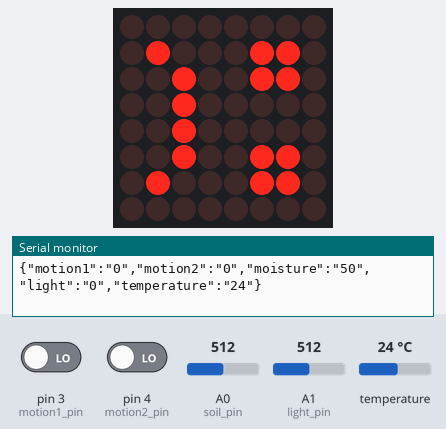
Simulated run of this sketch. Board: Arduino Uno, built with avr-gcc and run on an emulated ATmega328P. On the bench: 8×8 LED matrix, the last lines printed to the serial monitor. Inputs (shaded band) come from the test bench; at power-on: temperature 24 °C, A0 (soil_pin) = 512, pin 3 (motion1_pin) LOW, pin 4 (motion2_pin) LOW, A1 (light_pin) = 512.

Above: at 1.8 s.
1.9 s: temperature set to 15.8 °C
4.3 s: temperature set to 14.1 °C
At 6.3 s:
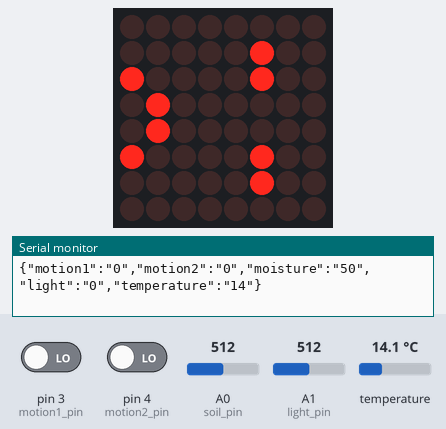
6.6 s: temperature set to 19 °C
At 8.0 s:
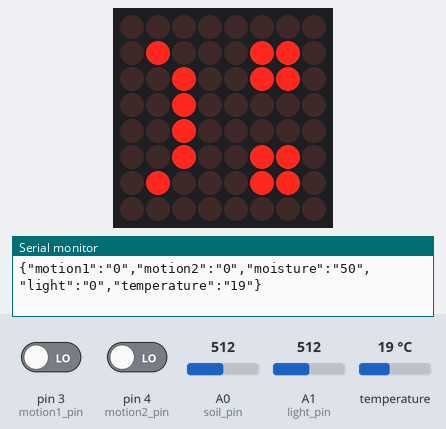
8.7 s: A0 (soil_pin) set to 263
11.5 s: A0 (soil_pin) set to 237
At 13.9 s:
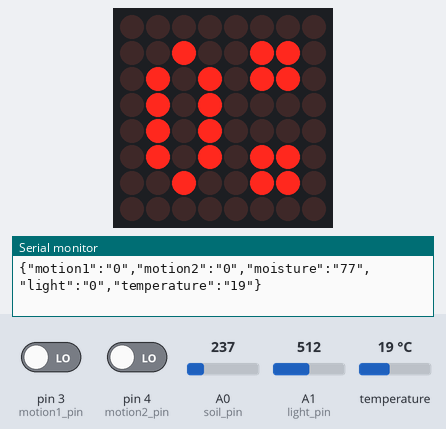
14.9 s: A0 (soil_pin) set to 306
At 17.2 s:
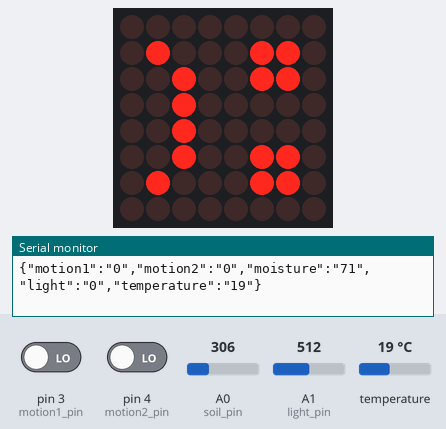
Timing chart, 0 to 18.7 s (numbered marks = the images above; inputs shaded):
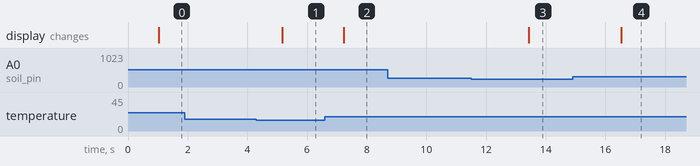

The sketch:

sensor_read.ino
```cpp
  // Characters

  byte happy[8]={
    B00000000,
    B00100110,
    B01000110,
    B01000000,
    B01000000,
    B01000110,
    B00100110,
    B00000000
  };

  byte happyL[8]={
    B00000000,
    B00100110,
    B01000000,
    B01000000,
    B01000000,
    B01000110,
    B00100000,
    B00000000
  };

  byte happyR[8]={
    B00000000,
    B00100000,
    B01000110,
    B01000000,
    B01000000,
    B01000000,
    B00100110,
    B00000000
  };

  byte sad[8]={
    B00000000,
    B01000110,
    B00100110,
    B00100000,
    B00100000,
    B00100110,
    B01000110,
    B00000000
  };

  byte sadL[8]={
    B00000000,
    B01000110,
    B00100000,
    B00100000,
    B00100000,
    B00100110,
    B01000000,
    B00000000
  };

  byte sadR[8]={
    B00000000,
    B01000000,
    B00100110,
    B00100000,
    B00100000,
    B00100000,
    B01000110,
    B00000000
  };

  byte over[8]={
    B00000000,
    B00100110,
    B01010110,
    B01010000,
    B01010000,
    B01010110,
    B00100110,
    B00000000
  };

  byte dying[8]={
    B00000000,
    B00000100,
    B10000100,
    B01000000,
    B01000000,
    B10000100,
    B00000100,
    B00000000
  };

#include <OneWire.h>
OneWire  ds(2);
float fahrenheit, celsius;

void calculateTemp(){
  byte i;
  byte present = 0;
  byte type_s;
  byte data[12];
  byte addr[8];

  if ( !ds.search(addr)) {
    ds.reset_search();
    delay(1000);
    return;
  }

  if (OneWire::crc8(addr, 7) != addr[7]) {
      return;
  }

  switch (addr[0]) {
    case 0x10:
      type_s = 1;
      break;
    case 0x28:
      type_s = 0;
      break;
    case 0x22:
      type_s = 0;
      break;
    default:
      Serial.println("Device is not a DS18x20 family device.");
      return;
  }

  ds.reset();
  ds.select(addr);
  ds.write(0x44,1);

  delay(1000);

  present = ds.reset();
  ds.select(addr);
  ds.write(0xBE);         // Read Scratchpad

  for ( i = 0; i < 9; i++) {           // we need 9 bytes
    data[i] = ds.read();
  }

  // convert the data to actual temperature
  unsigned int raw = (data[1] << 8) | data[0];
  if (type_s) {
    raw = raw << 3; // 9 bit resolution default
    if (data[7] == 0x10) {
      // count remain gives full 12 bit resolution
      raw = (raw & 0xFFF0) + 12 - data[6];
    }
  } else {
    byte cfg = (data[4] & 0x60);
    if (cfg == 0x00) raw = raw << 3;  // 9 bit resolution, 93.75 ms
    else if (cfg == 0x20) raw = raw << 2; // 10 bit res, 187.5 ms
    else if (cfg == 0x40) raw = raw << 1; // 11 bit res, 375 ms
    // default is 12 bit resolution, 750 ms conversion time
  }
  celsius = (float)raw / 16.0;
  fahrenheit = celsius * 1.8 + 32.0;
}

#include "LedControlMS.h"
LedControl lc=LedControl(12,11,10,1);

void draw(byte h[]){
  lc.setRow(0,0,h[0]);
  lc.setRow(0,1,h[1]);
  lc.setRow(0,2,h[2]);
  lc.setRow(0,3,h[3]);
  lc.setRow(0,4,h[4]);
  lc.setRow(0,5,h[5]);
  lc.setRow(0,6,h[6]);
  lc.setRow(0,7,h[7]);
}

// PINS
int motion1_pin = 3;
int motion2_pin = 4;
int soil_pin = 0;
int light_pin = 1;

// VALUES
int motion1_val = 0;
int motion2_val = 0;
int soil_val = 0;
int light_val = 0;

void setup(){
  pinMode(motion1_pin, INPUT);
  pinMode(motion2_pin, INPUT);

  // LCD wakeup
  lc.shutdown(0,false);
  // LCD brightness
  lc.setIntensity(0,1);
  // LCD clear display
  lc.clearDisplay(0);

  Serial.begin(9600);
}

void loop(){
  motion1_val = digitalRead(motion1_pin);
  motion2_val = digitalRead(motion2_pin);
  soil_val = map(analogRead(soil_pin), 0, 1023, 100, 0);
  light_val = map(analogRead(light_pin), 0, 512, 100, 0);

  calculateTemp();

  if(soil_val < 25 || celsius > 30 || celsius < 15) {
    draw(dying);
  } else if(soil_val > 75) {
    draw(over);
  } else if(light_val >= 30 && soil_val >= 66 && celsius >= 18 && celsius <= 26) {
    if(motion1_val == 1 && motion2_val == 0) {
      draw(happyL);
    } else if(motion1_val == 0 && motion2_val == 1) {
      draw(happyR);
    } else {
      draw(happy);
    }
  } else {
    if(motion1_val == 1 && motion2_val == 0) {
      draw(sadL);
    } else if(motion1_val == 0 && motion2_val == 1) {
      draw(sadR);
    } else {
      draw(sad);
    }
  }

  // form a JSON-formatted string:
  String jsonString = "{\"motion1\":\"";
  jsonString += motion1_val;
  jsonString +="\",\"motion2\":\"";
  jsonString += motion2_val;
  jsonString +="\",\"moisture\":\"";
  jsonString += soil_val;
  jsonString +="\",\"light\":\"";
  jsonString += light_val;
  jsonString +="\",\"temperature\":\"";
  jsonString += int(celsius);
  jsonString +="\"}";

  // print it:
  Serial.println(jsonString);

}
```

Measured:
- the behaviour switches between 15 and 14.9 °C on temperature (found by bisection; images 0 and 1)
- the behaviour switches between 256 and 255 on A0 (soil_pin) (found by bisection; images 2 and 3)
- after the input at 4.3 s, the display: changes after 0.87 s (image 1)
- after the input at 6.6 s, the display: changes after 0.64 s (image 2)
- after the input at 11.5 s, the display: changes after 1.9 s (image 3)
- after the input at 14.9 s, the display: changes after 1.6 s (image 4)
